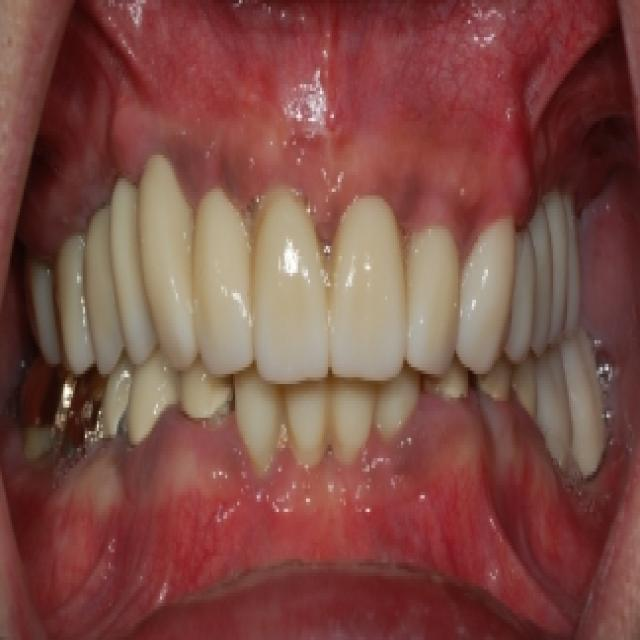
#> input picture models/pythonProject1/test.jpg, 640 x 640 px
$ python -i image_quality_rules.py   (imports and definitions only)   (older library calls are emulated)
#> lines starting #> are read from the running program, lines starting #| are printed output that depends on the picture
import cv2
import numpy as np


def load_image_cv(image_path: str):
#> called with image_path = 'test.jpg'
    image = cv2.imread(image_path)
#> image is the input picture: shape (640, 640, 3); mean B, G, R 69.4, 76.8, 127
    if image is None:
        raise ValueError(f"Could not read image: {image_path}")
    return image


def check_resolution(image, min_width=150, min_height=150):
#> called with min_width = 150, min_height = 150
    h, w = image.shape[:2]
#> h = 640; w = 640
    passed = (w >= min_width and h >= min_height)
#> passed = True
    return {
        "passed": passed,
        "width": w,
        "height": h,
        "message": None if passed else f"Image resolution too low ({w}x{h})."
    }


def check_brightness(image, dark_thresh=50, bright_thresh=220):
#> called with dark_thresh = 50, bright_thresh = 220
    gray = cv2.cvtColor(image, cv2.COLOR_BGR2GRAY)
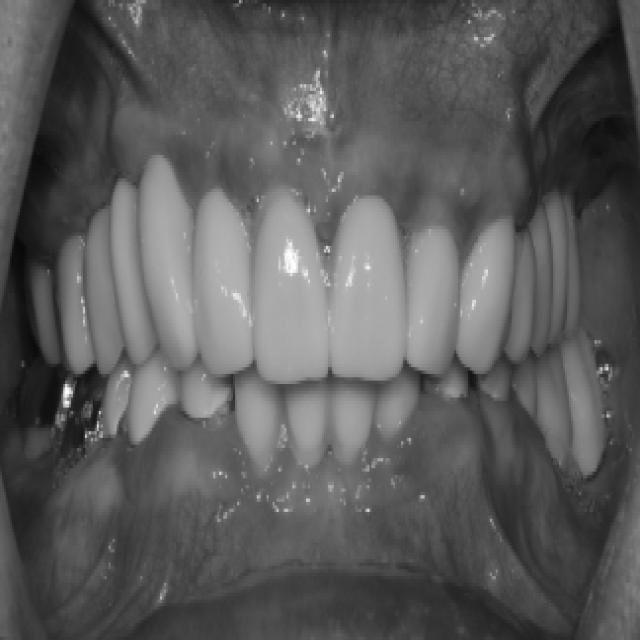
#> gray: shape (640, 640); min 8, max 254, mean 90.9
    mean_val = float(np.mean(gray))
#> mean_val = 90.94

    too_dark = mean_val < dark_thresh
#> too_dark = False
    too_bright = mean_val > bright_thresh
#> too_bright = False

    return {
        "passed": not (too_dark or too_bright),
        "mean_brightness": mean_val,
        "too_dark": too_dark,
        "too_bright": too_bright,
        "message": (
            "Image is too dark." if too_dark
            else "Image is too bright or overexposed." if too_bright
            else None
        )
    }


def check_blur(image, blur_thresh=10):
#> called with blur_thresh = 10
    gray = cv2.cvtColor(image, cv2.COLOR_BGR2GRAY)
    blur_score = float(cv2.Laplacian(gray, cv2.CV_64F).var())
#> blur_score = 54.77
    blurry = blur_score < blur_thresh
#> blurry = False

    return {
        "passed": not blurry,
        "blur_score": blur_score,
        "message": None if not blurry else "Image is blurry."
    }


def check_contrast(image, contrast_thresh=25.0):
#> called with contrast_thresh = 25
    gray = cv2.cvtColor(image, cv2.COLOR_BGR2GRAY)
    contrast_score = float(gray.std())
#> contrast_score = 38.69
    low_contrast = contrast_score < contrast_thresh
#> low_contrast = False

    return {
        "passed": not low_contrast,
        "contrast_score": contrast_score,
        "message": None if not low_contrast else "Image contrast is too low."
    }


def assess_image_quality_rules(image_path: str):
    image = load_image_cv(image_path)

    checks = {
        "resolution": check_resolution(image),
        "brightness": check_brightness(image),
        "blur": check_blur(image),
        "contrast": check_contrast(image),
    }

    failures = []
    warnings = []

    for check_name, result in checks.items():
        if not result["passed"]:
            if check_name in ["resolution", "blur"]:
                failures.append(result["message"])
            else:
                warnings.append(result["message"])
#> this loop made 4 passes
#> check_name on passes 1 to 4: 'resolution', 'brightness', 'blur', 'contrast'
#> after the loop, failures = []; warnings = []

    if failures:
        status = "fail"
    elif warnings:
        status = "warning"
    else:
        status = "pass"

    return {
        "status": status,
        "checks": checks,
        "failures": failures,
        "warnings": warnings
    }

>>> result = assess_image_quality_rules('test.jpg')
#> result = 4 items

$ run again, on models/pythonProject1/2.jpg
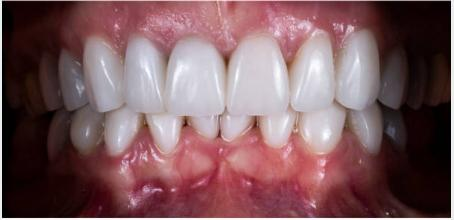
#> input picture models/pythonProject1/2.jpg, 454 x 220 px
#> in load_image_cv, image is the input picture: shape (220, 454, 3); mean B, G, R 94.7, 90.4, 124
#> in check_brightness, `gray = cv2.cvtColor(image, cv2.COLOR_BGR2GRAY)`:
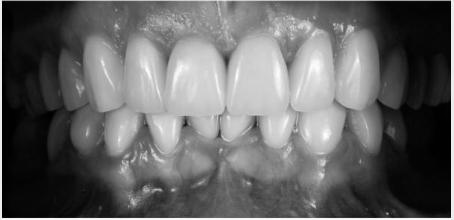
#> gray: shape (220, 454); min 0, max 255, mean 100.9
#> mean_val = 100.9
#> too_dark = False
#> blur_score = 1121.3
#> blurry = False
#> contrast_score = 72.72
#> low_contrast = False
#> the loop in assess_image_quality_rules, `for check_name, result in checks.items():` made 4 passes
#> check_name on passes 1 to 4: 'resolution', 'brightness', 'blur', 'contrast'
#> after the loop in assess_image_quality_rules, `for check_name, result in checks.items():`: failures = []
#> result = 4 items

$ run again, on models/pythonProject1/3.jpg
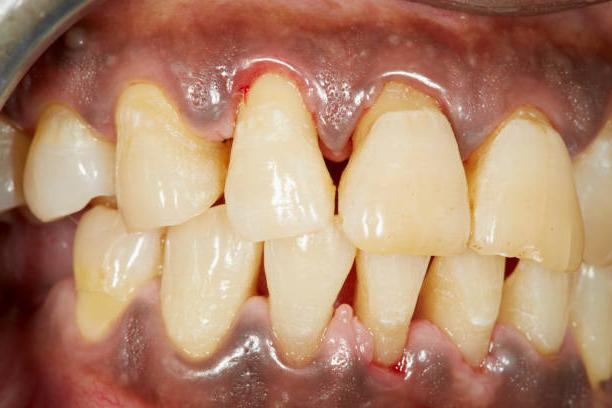
#> input picture models/pythonProject1/3.jpg, 612 x 408 px
#> in load_image_cv, image is the input picture: shape (408, 612, 3); mean B, G, R 109.4, 135.5, 177.9
#> in check_brightness, `gray = cv2.cvtColor(image, cv2.COLOR_BGR2GRAY)`:
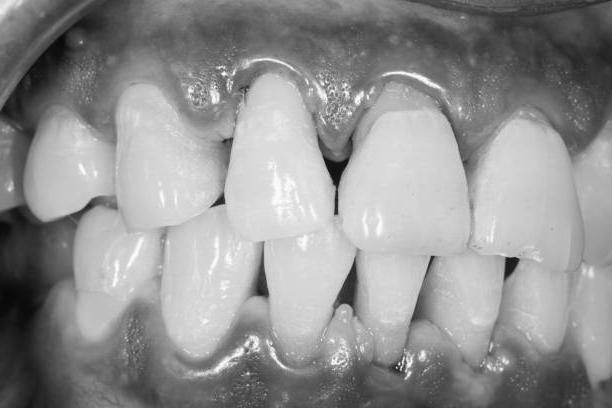
#> gray: shape (408, 612); min 8, max 255, mean 145.2
#> mean_val = 145.2
#> too_dark = False
#> blur_score = 163.7
#> blurry = False
#> contrast_score = 57.03
#> low_contrast = False
#> the loop in assess_image_quality_rules, `for check_name, result in checks.items():` made 4 passes
#> check_name on passes 1 to 4: 'resolution', 'brightness', 'blur', 'contrast'
#> after the loop in assess_image_quality_rules, `for check_name, result in checks.items():`: failures = []
#> result = 4 items
